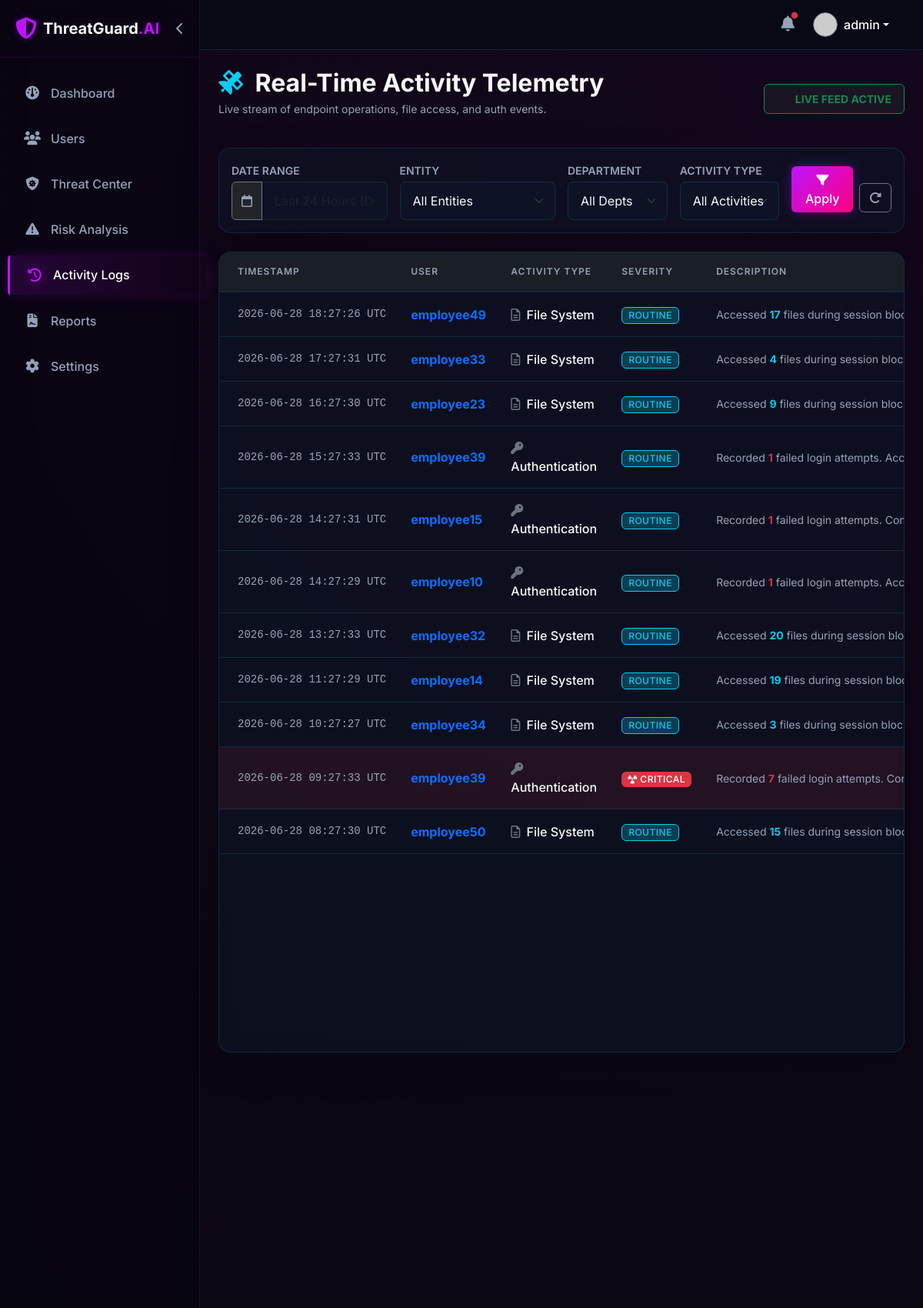
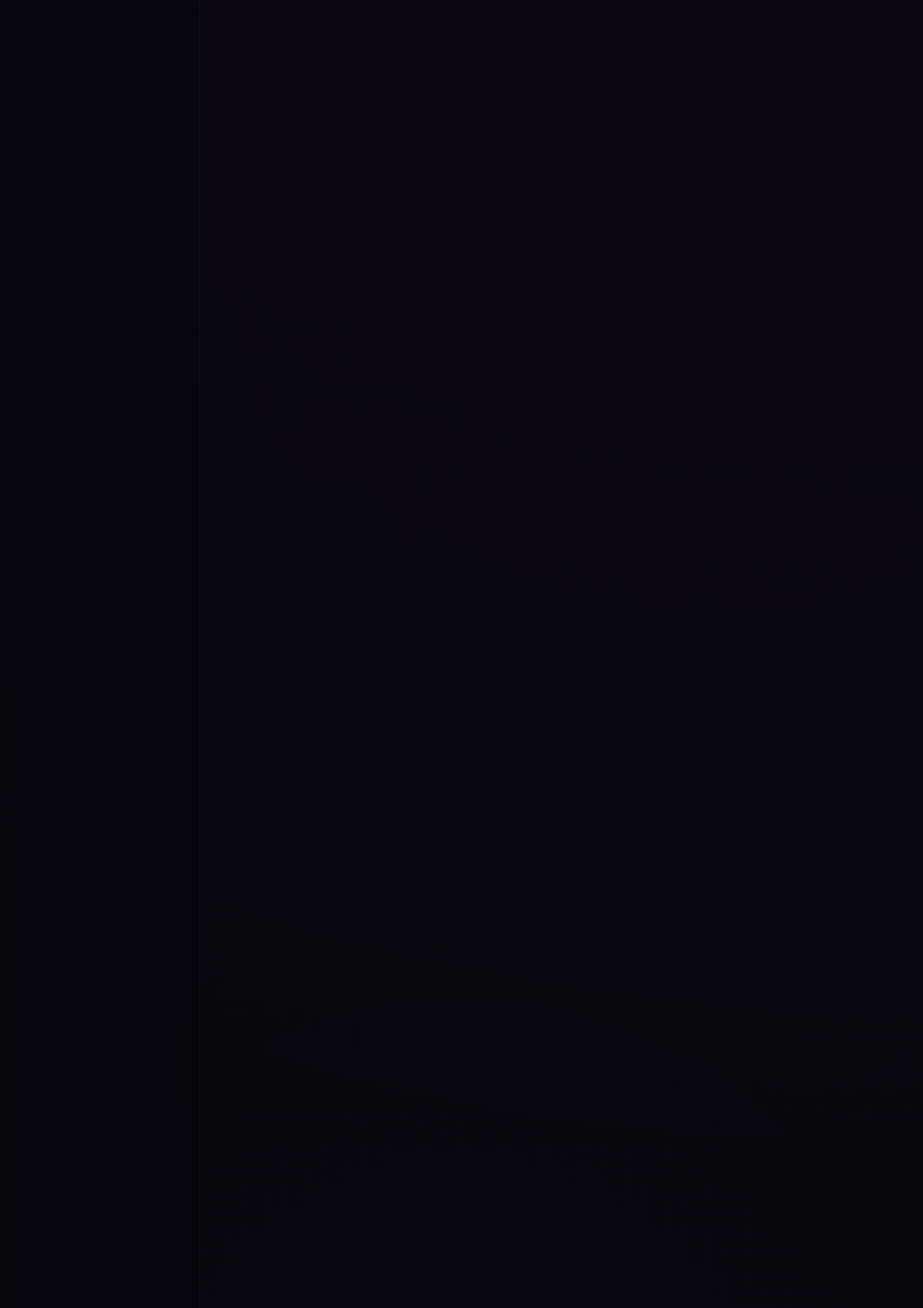
/users/activity (signed in, upper part), run on the app's committed database (2 pictures, top to bottom).
### flask-insider-threat-starter/models/user.py (models this page shows, shortened)
class User(UserMixin, db.Model):
    __tablename__ = 'users'
    id = db.Column(db.Integer, primary_key=True)
    username = db.Column(db.String(64), index=True, unique=True, nullable=False)
    email = db.Column(db.String(120), index=True, unique=True, nullable=False)
    password_hash = db.Column(db.String(256), nullable=False)
    role = db.Column(db.String(64), default='employee') # e.g., 'admin', 'employee'
    department = db.Column(db.String(64), default='Engineering')
    status = db.Column(db.String(64), default='Active') # e.g., 'Active', 'Isolated', 'Suspended'

### flask-insider-threat-starter/models/activity_log.py (models this page shows, shortened)
class ActivityLog(db.Model):
    __tablename__ = 'activity_logs'
    id = db.Column(db.Integer, primary_key=True)
    username = db.Column(db.String(64), index=True, nullable=False)
    files_accessed = db.Column(db.Integer, default=0)
    usb_used = db.Column(db.Integer, default=0)
    failed_logins = db.Column(db.Integer, default=0)
    timestamp = db.Column(db.DateTime, index=True, default=datetime.utcnow)

### flask-insider-threat-starter/routes/user_routes.py (the view)
@users_bp.route('/activity')
@login_required
def all_activity_logs():
    q_user = request.args.get('user', '').strip()
    q_dept = request.args.get('dept', '').strip()
    q_type = request.args.get('type', '').strip()
    query = db.session.query(ActivityLog, User).outerjoin(User, ActivityLog.username == User.username)
    if q_user:
        query = query.filter(ActivityLog.username.ilike(f'%{q_user}%'))
    if q_dept:
        query = query.filter(User.department == q_dept)
    if q_type == 'file':
        query = query.filter(ActivityLog.files_accessed > 0)
    elif q_type == 'usb':
        query = query.filter(ActivityLog.usb_used > 0)
    elif q_type == 'login':
        query = query.filter(ActivityLog.failed_logins > 0)
    logs_data = query.order_by(ActivityLog.timestamp.desc()).limit(100).all()
    depts = [d[0] for d in db.session.query(User.department).filter(User.department != None).distinct().all()]
    users_list = [u[0] for u in db.session.query(User.username).filter(User.role != 'admin').distinct().all()]
    return render_template('activity_logs.html',
                           username='All Users',
                           logs_data=logs_data,
                           depts=depts,
                           users_list=users_list,
                           selected_user=q_user,
                           selected_dept=q_dept,
                           selected_type=q_type)

### flask-insider-threat-starter/app.py (called while the page is built)
@login_manager.user_loader
def load_user(user_id):
    from models.user import User
    return User.query.get(int(user_id))

### flask-insider-threat-starter/templates/activity_logs.html (shortened to what this page needs)
{% extends "base.html" %}
{% block content %}
<div class="row mb-4 align-items-center">
    <div class="col-md-8">
        <h2 class="text-light fw-bold mb-1">
            <i class="fa-solid fa-satellite text-info me-2 animate-pulse"></i>
            {% if username == 'All Users' %}
                Real-Time Activity Telemetry
            {% else %}
                Activity Telemetry: <span class="text-primary">{{ username }}</span>
            {% endif %}
        </h2>
        <p class="text-muted small">Live stream of endpoint operations, file access, and auth events.</p>
    </div>
    <div class="col-md-4 text-end">
        {% if username != 'All Users' %}
            <a href="{{ url_for('users.profile', username=username) }}" class="btn btn-outline-secondary rounded-pill px-4 hover-glow">
                <i class="fa-solid fa-arrow-left me-2"></i> Back to Profile
            </a>
        {% else %}
            <div class="d-inline-flex align-items-center bg-dark bg-opacity-50 border border-success px-3 py-2 rounded shadow-sm">
                <span class="text-success fw-bold small tracking-wider">LIVE FEED ACTIVE</span>
            </div>
        {% endif %}
    </div>
</div>
{% if username == 'All Users' %}
<div class="card p-3 mb-4 border border-secondary shadow-lg" style="background: rgba(13, 22, 38, 0.5) !important;">
    <form method="GET" action="{{ url_for('users.all_activity_logs') }}" class="row g-3 align-items-center">
        <div class="col-md-3">
            <label class="form-label text-muted small mb-1 fw-semibold text-uppercase">Date Range</label>
            <div class="input-group">
                <span class="input-group-text bg-dark border-secondary text-muted"><i class="fa-regular fa-calendar"></i></span>
                <input type="text" class="form-control border-secondary" placeholder="Last 24 Hours (Default)" disabled>
            </div>
        </div>
        <div class="col-md-3">
            <label class="form-label text-muted small mb-1 fw-semibold text-uppercase">Entity</label>
            <select name="user" class="form-select border-secondary bg-dark text-light">
                <option value="">All Entities</option>
            </select>
        </div>
        <div class="col-md-2">
            <label class="form-label text-muted small mb-1 fw-semibold text-uppercase">Department</label>
            <select name="dept" class="form-select border-secondary bg-dark text-light">
                <option value="">All Depts</option>
            </select>
        </div>
        <div class="col-md-2">
            <label class="form-label text-muted small mb-1 fw-semibold text-uppercase">Activity Type</label>
            <select name="type" class="form-select border-secondary bg-dark text-light">
                <option value="">All Activities</option>
            </select>
        </div>
        <div class="col-md-2 d-flex align-items-end h-100 pb-1">
            <button type="submit" class="btn btn-primary bg-purple-btn border-0 w-100 me-2"><i class="fa-solid fa-filter"></i> Apply</button>
            <a href="{{ url_for('users.all_activity_logs') }}" class="btn btn-outline-secondary border-secondary text-muted" title="Reset Filters"><i class="fa-solid fa-rotate-right"></i></a>
        </div>
    </form>
</div>
{% endif %}
<div class="card h-100 border border-secondary shadow-lg" style="background: rgba(13, 22, 38, 0.6) !important;">
    <div class="card-body p-0">
        <div class="table-responsive" style="max-height: 800px; overflow-y: auto;">
            <table class="table table-hover table-dark align-middle mb-0" style="background: transparent;">
                <thead class="bg-dark bg-opacity-75" style="position: sticky; top: 0; z-index: 1;">
                    <tr>
                        <th class="ps-4">Timestamp</th>
                        {% if username == 'All Users' %}
                            <th>User</th>
                        {% endif %}
                        <th>Activity Type</th>
                        <th>Severity</th>
                        <th class="pe-4">Description</th>
                    </tr>
                </thead>
                <tbody id="liveFeedBody">
                    {% set display_logs = logs_data if username == 'All Users' else logs %}
                    {% for item in display_logs %}
                        {% set log = item[0] if username == 'All Users' else item %}
                        {% set is_anomaly = (log.files_accessed > 50 or log.usb_used > 2 or log.failed_logins > 2) %}
                        {% set is_high = (log.files_accessed > 100 or log.usb_used > 5 or log.failed_logins > 5) %}
                        <tr class="border-bottom border-secondary {% if is_high %}bg-danger bg-opacity-10{% elif is_anomaly %}bg-warning bg-opacity-10{% endif %}">
                            <td class="ps-4 text-muted small" style="font-family: monospace; white-space: nowrap;">
                                {{ log.timestamp.strftime('%Y-%m-%d %H:%M:%S UTC') }}
                            </td>
                            {% if username == 'All Users' %}
                                <td>
                                    <a href="{{ url_for('users.profile', username=log.username) }}" class="text-primary fw-bold text-decoration-none hover-glow">
                                        {{ log.username }}
                                    </a>
                                </td>
                            {% endif %}
                            <td>
                                {% if log.failed_logins > 0 %}
                                    <span class="text-light fw-medium"><i class="fa-solid fa-key text-secondary me-1"></i> Authentication</span>
                                {% elif log.usb_used > 0 %}
                                    <span class="text-light fw-medium"><i class="fa-brands fa-usb text-secondary me-1"></i> Hardware</span>
                                {% else %}
                                    <span class="text-light fw-medium"><i class="fa-regular fa-file-lines text-secondary me-1"></i> File System</span>
                                {% endif %}
                            </td>
                            <td>
                                {% if is_high %}
                                    <span class="badge bg-danger text-white px-2 py-1"><i class="fa-solid fa-radiation animate-pulse"></i> CRITICAL</span>
                                {% elif is_anomaly %}
                                    <span class="badge bg-warning text-dark px-2 py-1"><i class="fa-solid fa-triangle-exclamation"></i> ELEVATED</span>
                                {% else %}
                                    <span class="badge bg-info bg-opacity-25 text-info border border-info px-2 py-1">ROUTINE</span>
                                {% endif %}
                            </td>
                            <td class="text-muted small pe-4">
                                <span class="d-block" style="max-width: 400px; white-space: nowrap; overflow: hidden; text-overflow: ellipsis;">
                                    {% if log.failed_logins > 0 %}
                                        Recorded <strong class="text-danger">{{ log.failed_logins }}</strong> failed login attempts.
                                    {% endif %}
                                    {% if log.usb_used > 0 %}
                                        Connected <strong class="text-warning">{{ log.usb_used }}</strong> external storage volumes.
                                    {% endif %}
                                    {% if log.files_accessed > 0 %}
                                        Accessed <strong class="text-info">{{ log.files_accessed }}</strong> files during session block.
                                    {% endif %}
                                </span>
                            </td>
                        </tr>
                    {% endfor %}
                </tbody>
            </table>
        </div>
    </div>
</div>
{% endblock %}

### flask-insider-threat-starter/templates/base.html (shortened to what this page needs)
<!DOCTYPE html>
<html lang="en">
<head>
    <link href="https://cdn.jsdelivr.net/npm/bootstrap@5.3.0/dist/css/bootstrap.min.css" rel="stylesheet">
    <link rel="stylesheet" href="https://cdnjs.cloudflare.com/ajax/libs/font-awesome/6.4.0/css/all.min.css">
    <link rel="stylesheet" href="{{ url_for('static', filename='css/style.css') }}">
</head>
<body class="dark-theme">
{% if current_user.is_authenticated %}
<div id="wrapper">
    <div id="sidebar-wrapper" class="glass-sidebar">
        <div class="sidebar-brand-section d-flex align-items-center justify-content-between">
            <div class="sidebar-heading text-light fs-5 fw-bold d-flex align-items-center brand-logo">
                <i class="fa-solid fa-shield-halved text-purple-glow me-2 fs-3 animate-pulse"></i>
                <span class="brand-text">ThreatGuard<span class="text-purple-glow">.AI</span></span>
            </div>
            <button id="sidebarCollapseBtn" class="btn btn-link text-muted p-0 d-none d-md-block">
                <i class="fa-solid fa-chevron-left toggle-icon"></i>
            </button>
        </div>
        <div class="list-group list-group-flush mt-3 flex-grow-1">
            <a href="{{ url_for('dashboard.index') }}" class="list-group-item list-group-item-action {% if request.endpoint == 'dashboard.index' %}active-link{% endif %}" data-bs-toggle="tooltip" data-bs-placement="right" title="Dashboard">
                <i class="fa-solid fa-gauge"></i> <span class="menu-text">Dashboard</span>
            </a>
            <a href="{{ url_for('users.index') }}" class="list-group-item list-group-item-action " data-bs-toggle="tooltip" data-bs-placement="right" title="Users">
                <i class="fa-solid fa-users"></i> <span class="menu-text">Users</span>
            </a>
            <a href="{{ url_for('alerts.index') }}" class="list-group-item list-group-item-action {% if request.endpoint == 'alerts.index' %}active-link{% endif %}" data-bs-toggle="tooltip" data-bs-placement="right" title="Threat Center">
                <i class="fa-solid fa-shield-virus"></i> <span class="menu-text">Threat Center</span>
            </a>
            <a href="{{ url_for('risk.index') }}" class="list-group-item list-group-item-action {% if request.endpoint == 'risk.index' %}active-link{% endif %}" data-bs-toggle="tooltip" data-bs-placement="right" title="Risk Analysis">
                <i class="fa-solid fa-triangle-exclamation"></i> <span class="menu-text">Risk Analysis</span>
            </a>
            <a href="{{ url_for('users.all_activity_logs') }}" class="list-group-item list-group-item-action {% if request.endpoint == 'users.all_activity_logs' %}active-link{% endif %}" data-bs-toggle="tooltip" data-bs-placement="right" title="Activity Logs">
                <i class="fa-solid fa-clock-rotate-left"></i> <span class="menu-text">Activity Logs</span>
            </a>
            <a href="{{ url_for('reports.index') }}" class="list-group-item list-group-item-action {% if request.endpoint == 'reports.index' %}active-link{% endif %}" data-bs-toggle="tooltip" data-bs-placement="right" title="Reports">
                <i class="fa-solid fa-file-contract"></i> <span class="menu-text">Reports</span>
            </a>
            <a href="{{ url_for('dashboard.settings') }}" class="list-group-item list-group-item-action " data-bs-toggle="tooltip" data-bs-placement="right" title="Settings">
                <i class="fa-solid fa-gear"></i> <span class="menu-text">Settings</span>
            </a>
        </div>
    </div>
    <div id="page-content-wrapper">
        <nav class="navbar navbar-expand-lg">
            <div class="container-fluid">
                <div class="ms-auto d-flex align-items-center">
                    <a href="{{ url_for('dashboard.notifications') }}" class="text-light me-4 position-relative hover-glow" data-bs-toggle="tooltip" data-bs-placement="bottom" title="Notifications">
                        <i class="fa-solid fa-bell fs-5 text-muted"></i>
                        <span class="position-absolute top-0 start-100 translate-middle p-1 bg-danger border border-dark rounded-circle animate-pulse">
                        </span>
                    </a>
                    <div class="dropdown">
                        <a href="#" class="d-flex align-items-center text-light text-decoration-none dropdown-toggle" id="dropdownUser" data-bs-toggle="dropdown" aria-expanded="false">
                            <img src="https://ui-avatars.com/api/?name={{ current_user.username }}&background=bc13fe&color=fff&rounded=true" alt="mdo" width="32" height="32" class="rounded-circle me-2 border border-secondary">
                            <span class="fw-medium">{{ current_user.username }}</span>
                        </a>
                    </div>
                </div>
            </div>
        </nav>
        <div class="container-fluid p-4 fade-in">
            {% block content %}{% endblock %}
        </div>
    </div>
</div>
{% endif %}
</body>
</html>

### data on the page
User: username "admin"
ActivityLog: timestamp "2026-06-28 18:27:26 UTC", username "employee49", failed_logins 0 (drawn), shows "ROUTINE", files_accessed "17"
ActivityLog: timestamp "2026-06-28 17:27:31 UTC", username "employee33", failed_logins 0 (drawn), shows "ROUTINE", files_accessed "4"
ActivityLog: timestamp "2026-06-28 16:27:30 UTC", username "employee23", failed_logins 0 (drawn), shows "ROUTINE", files_accessed "9"
ActivityLog: timestamp "2026-06-28 15:27:33 UTC", username "employee39", shows "Authentication", shows "ROUTINE", failed_logins "1"
ActivityLog: timestamp "2026-06-28 14:27:31 UTC", username "employee15", shows "Authentication", shows "ROUTINE", failed_logins "1"
ActivityLog: timestamp "2026-06-28 14:27:29 UTC", username "employee10", shows "Authentication", shows "ROUTINE", failed_logins "1"
ActivityLog: timestamp "2026-06-28 13:27:33 UTC", username "employee32", failed_logins 0 (drawn), shows "ROUTINE", files_accessed "20"
ActivityLog: timestamp "2026-06-28 11:27:29 UTC", username "employee14", failed_logins 0 (drawn), shows "ROUTINE", files_accessed "19"
ActivityLog: timestamp "2026-06-28 10:27:27 UTC", username "employee34", failed_logins 0 (drawn), shows "ROUTINE", files_accessed "3"
ActivityLog: timestamp "2026-06-28 09:27:33 UTC", username "employee39", shows "Authentication", shows "CRITICAL", failed_logins "7"
ActivityLog: timestamp "2026-06-28 08:27:30 UTC", username "employee50", failed_logins 0 (drawn), shows "ROUTINE", files_accessed "15"
